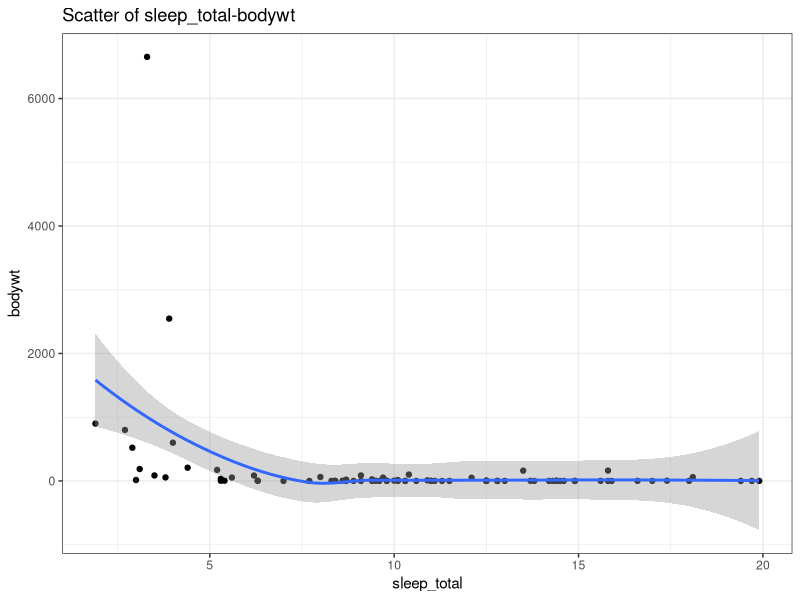
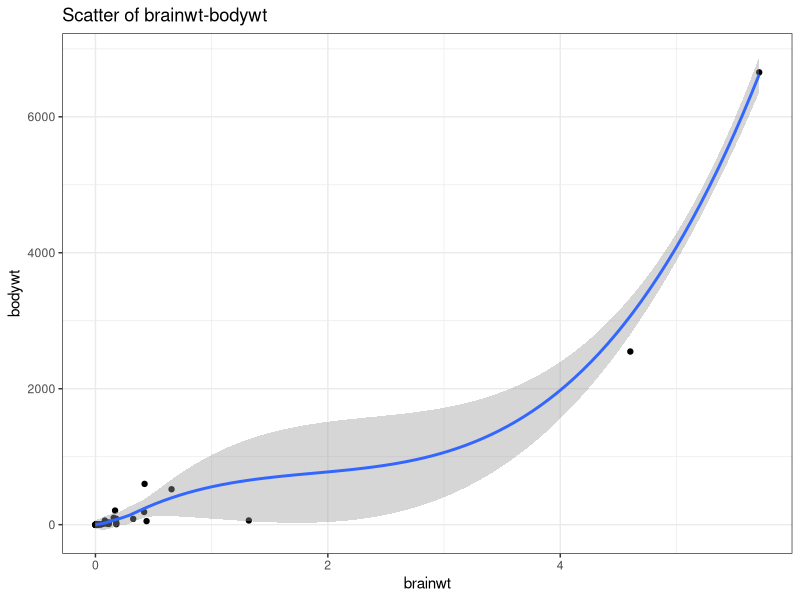

Generate these figures, in order, with R:
## ---- chunk 1
library(ggplot2)
ggplot(data=msleep) +   
  
  # 散布圖對應的函式是geom_point()
  geom_point(aes(x=sleep_total,  # 用aes()，描繪散布圖內的各種屬性
                 y=bodywt) 
  ) + 
  # 用geom_smooth()加上趨勢線
  geom_smooth(aes(x=sleep_total,
                  y=bodywt)) +
  
  # 用labs()，進行文字上的標註(Annotation)
  labs(title="Scatter of sleep_total-bodywt",
       x="sleep_total",
       y="bodywt") +
  
  # 用theme_bw(background white)，改變主題背景成白色
  theme_bw()
## ---- chunk 2
ggplot(data=msleep) +   
  
  # 散布圖對應的函式是geom_point()
  geom_point(aes(x=brainwt,  # 用aes()，描繪散布圖內的各種屬性
                 y=bodywt) 
  ) + 
  # 用geom_smooth()加上趨勢線
  geom_smooth(aes(x=brainwt,
                  y=bodywt)) +
  
  # 用labs()，進行文字上的標註(Annotation)
  labs(title="Scatter of brainwt-bodywt",
       x="brainwt",
       y="bodywt") +
  
  # 用theme_bw(background white)，改變主題背景成白色
  theme_bw()       
